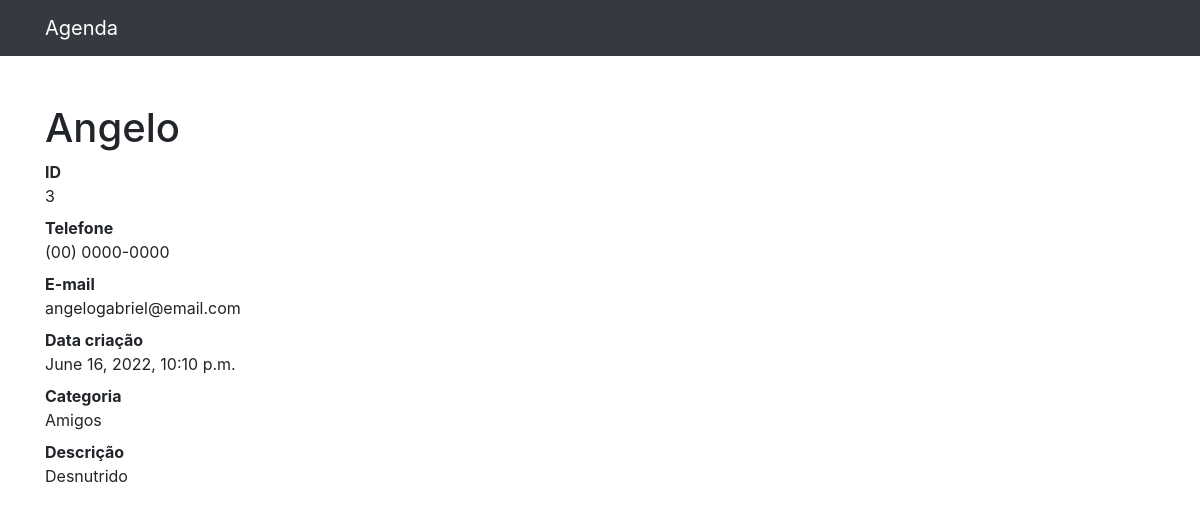
Before: /3 with the older database file.
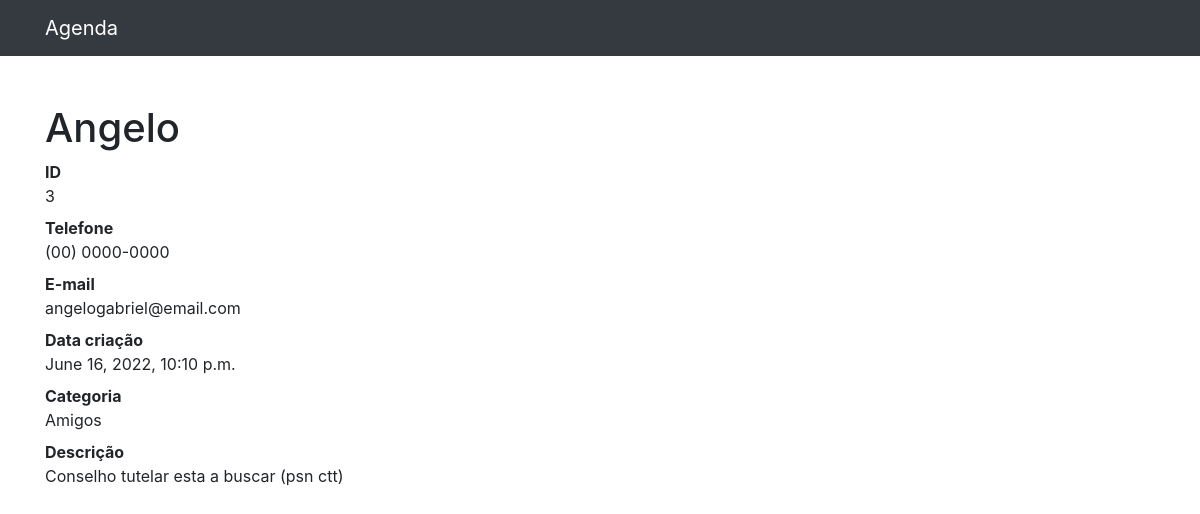
After: the same page with the newer database file.
### contatos/models.py (models this page shows, shortened)
class Contato(models.Model):
    nome = models.CharField(max_length=250)
    sobrenome = models.CharField(max_length=250,blank=True)
    telefone = models.CharField(max_length=250)
    email =  models.CharField(max_length=250,blank=True)
    data_criacao = models.DateTimeField(default=timezone.now)
    descricao = models.TextField(blank=True)
    categoria = models.ForeignKey(Categoria, on_delete=models.DO_NOTHING)

class  Categoria(models.Model):
    nome = models.CharField(max_length=250)
    def __str__(self):
        return self.nome

### contatos/views.py (the view)
# urls.py: path('<int:contato_id>',views.ver_contato,name='ver_contato'), # aqui e um novo endpoint
def ver_contato(request, contato_id):
    contato = Contato.objects.get(id=contato_id)
    return render(request,'contatos/ver_contato.html',{
        'contato': contato
    })

### contatos/templates/contatos/ver_contato.html
{% extends 'base.html' %}
{% block conteudo %}
<h1 class="mt-5">{{ contato.nome }}</h1>
<dl>
  <dt>ID</dt>
  <dd>{{ contato.id }}</dd>
  <dt>Telefone</dt>
  <dd>{{ contato.telefone }}</dd>
  <dt>E-mail</dt>
  <dd>{{ contato.email }}</dd>
  <dt>Data criação</dt>
  <dd>{{ contato.data_criacao }}</dd>
  <dt>Categoria</dt>
  <dd>{{ contato.categoria }}</dd>
  <dt>Descrição</dt>
  <dd>{{ contato.descricao }}</dd>
</dl>
{% endblock conteudo %}

Changed rows visible on the page:
changed Contato "Angelo": descricao "Desnutrido" → "Conselho tutelar esta a buscar (psn ctt)"
